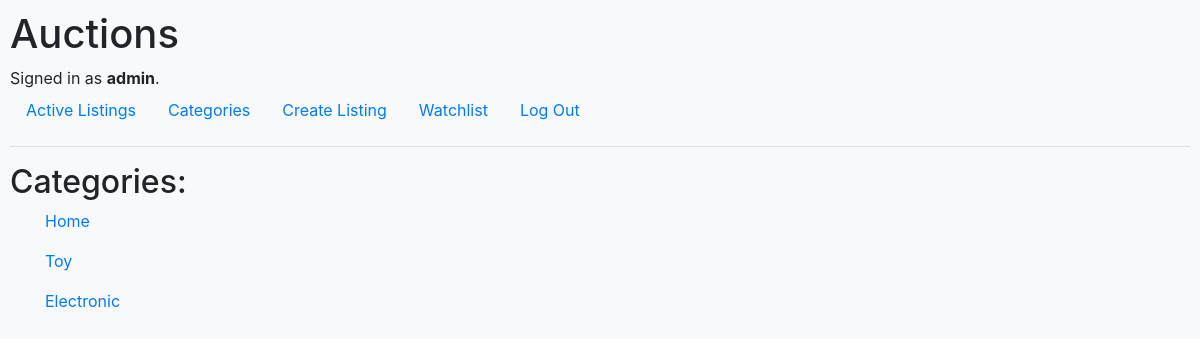
The app's page /categories (signed in) with its own data.
### auctions/models.py (models this page shows)
class User(AbstractUser):
    pass

class Category(models.Model):
    category = models.CharField(max_length=32)
    def __str__(self):
        return f"{self.category}"

### auctions/views.py (the view)
# urls.py: path("categories", views.categories, name="categories"),
def categories(request):
    categories = Category.objects.all()
    return render(request, "auctions/categories.html",{
        "categories": categories
    })

### auctions/templates/auctions/categories.html
{% extends "auctions/layout.html" %}
{% block body %}
    <h2>Categories:</h2>
    <div class="container">
        {% for category in categories %}
            <p><a class="link-offset-2" href="{% url 'category' category %}">{{category}}</a></p>
        {% endfor %}
    </div>
{% endblock %}

### auctions/templates/auctions/layout.html (shortened to what this page needs)
{% load static %}
<!DOCTYPE html>
<html lang="en">
    <head>
        <link rel="stylesheet" href="https://stackpath.bootstrapcdn.com/bootstrap/4.4.1/css/bootstrap.min.css">
        <link rel="stylesheet" href="https://cdnjs.cloudflare.com/ajax/libs/font-awesome/6.4.0/css/all.min.css">
        <link href="{% static 'auctions/styles.css' %}" rel="stylesheet">
    </head>
    <body class="bg-light">
        <h1>Auctions</h1>
        <div>
            {% if user.is_authenticated %}
                Signed in as <strong>{{ user.username }}</strong>.
            {% else %}
                Not signed in.
            {% endif %}
        </div>
        <ul class="nav">
            <li class="nav-item">
                <a class="nav-link" href="{% url 'index' %}">Active Listings</a>
            </li>
            <li class="nav-item">
                <a class="nav-link" href="{% url 'categories' %}">Categories</a>
            </li>
            {% if user.is_authenticated %}
                <li class="nav-item">
                    <a class="nav-link" href="{% url 'create_listing' %}">Create Listing</a>
                </li>
                <li class="nav-item">
                    <a class="nav-link" href="{% url 'wishlists' %}">Watchlist</a>
                </li>
                <li class="nav-item">
                    <a class="nav-link" href="{% url 'logout' %}">Log Out</a>
                </li>
            {% endif %}
        </ul>
        <hr>
        {% block body %}
        {% endblock %}
    </body>
</html>

### auctions/static/auctions/styles.css (style rules this page uses)
body { padding: 10px; }

### records on screen
User: username "admin"
Category: category "Home"
Category: category "Toy"
Category: category "Electronic"
